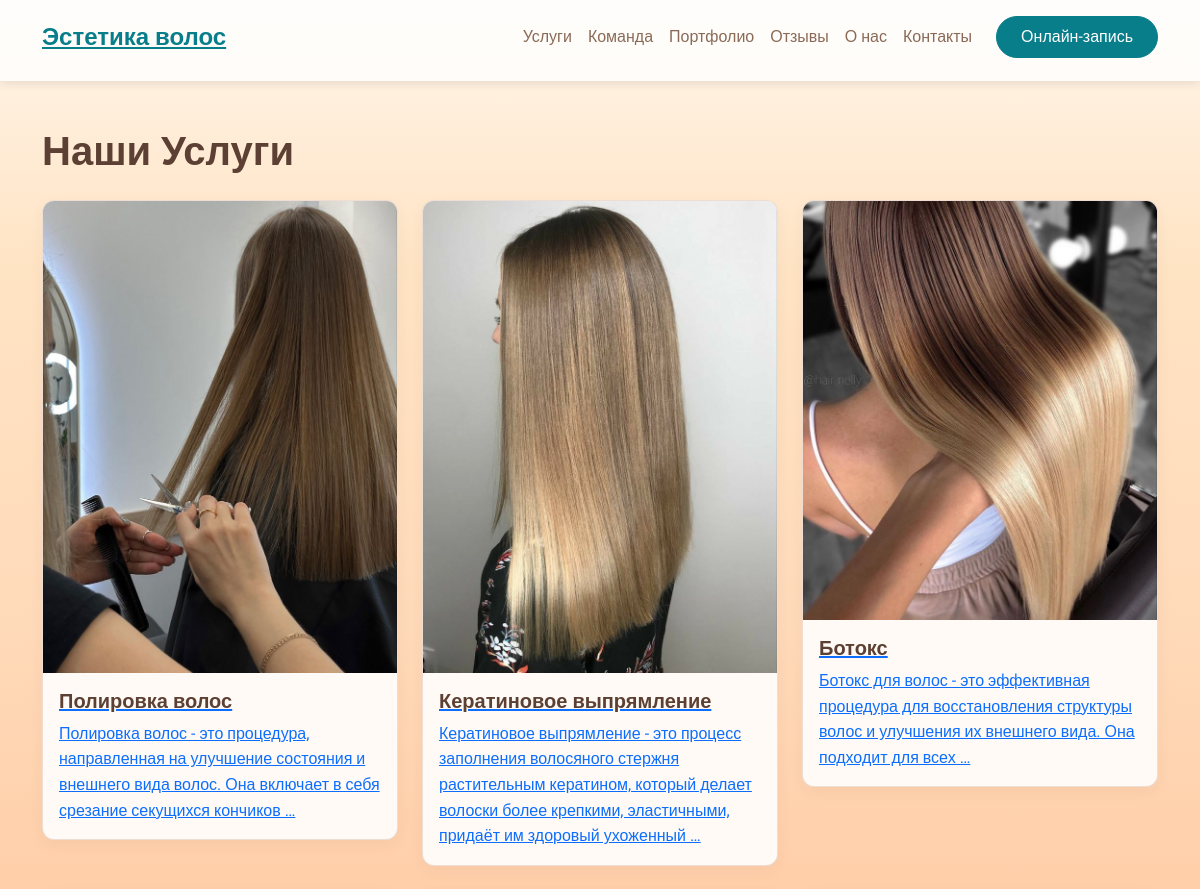
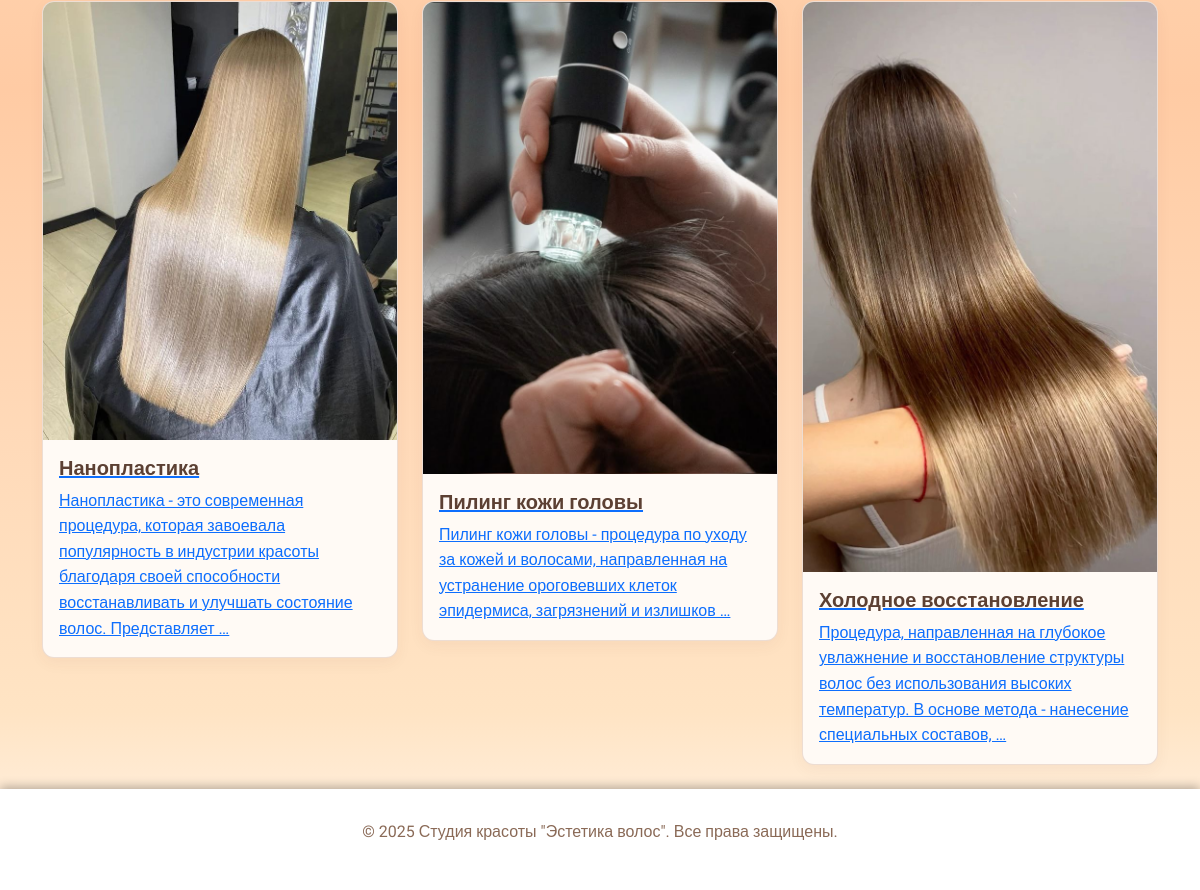
Page /services/ on the committed database (2 pictures, top to bottom).
### myapp/models.py (models this page shows, shortened)
class Service(models.Model):
    name = models.CharField(max_length=100, verbose_name='Название услуги')
    description = models.TextField(verbose_name='Краткая информация')
    price = models.DecimalField(max_digits=8, decimal_places=2, verbose_name='Цена')
    def get_first_image(self):
        return self.images.first()

class ServiceImage(models.Model):
    service = models.ForeignKey(Service, related_name='images', on_delete=models.CASCADE)
    image = models.ImageField(upload_to='service_images/', verbose_name='Фото')
    order = models.PositiveIntegerField(default=0, verbose_name='Порядок отображения')
    class Meta:
        verbose_name = 'Фото услуги'
        verbose_name_plural = 'Фото услуг'
        ordering = ['order']

### myapp/views.py (the view)
# urls.py: path('services/', views.service_list, name='service_list'),
def service_list(request):
    services = Service.objects.all()
    return render(request, 'service_list.html', {'services': services})

### myapp/templatetags/app_tags.py (called while the page is built)
@register.inclusion_tag('partials/booking_form.html')
def booking_form():
    services = Service.objects.all()
    return {'services': services}

### myapp/templates/service_list.html
{% extends 'base.html' %}
{% block content %}
<div class="container mt-5">
    <h1 class="mb-4">Наши Услуги</h1>
    <div class="row">
        {% for service in services %}
            <div class="col-md-4">
                <a href="{% url 'service_detail' service.pk %}">
                <div class="card mb-4">
                    {% if service.get_first_image %}
                        <img src="{{ service.get_first_image.image.url }}" class="card-img-top" alt="{{ service.name }}">
                    {% endif %}
                    <div class="card-body">
                        <h5 class="card-title">{{ service.name }}</h5>
                        <p class="card-text">{{ service.description|truncatewords:20 }}</p>
                    </div>
                </div>
                </a>
            </div>
        {% endfor %}
    </div>
</div>
{% endblock %}

### myapp/templates/base.html (shortened to what this page needs)
{% load static %}
{% load app_tags %}
<!DOCTYPE html>
<html lang="ru">
  <head>
    <link href="https://cdn.jsdelivr.net/npm/bootstrap@5.1.3/dist/css/bootstrap.min.css" rel="stylesheet" />
    <link rel="stylesheet" href="{% static 'css/base.css' %}">
<link rel="stylesheet" href="{% static 'css/header.css' %}">
<link rel="stylesheet" href="{% static 'css/hero.css' %}">
<link rel="stylesheet" href="{% static 'css/card.css' %}">
<link rel="stylesheet" href="{% static 'css/review.css' %}">
<link rel="stylesheet" href="{% static 'css/schedule.css' %}">
<link rel="stylesheet" href="{% static 'css/footer.css' %}">
<link rel="stylesheet" href="{% static 'css/responsive.css' %}">
<link rel="stylesheet" href="{% static 'css/booking.css' %}">
  </head>
  <body>
    {% include 'header.html' %}
    <main>
      {% block content %}{% endblock %}
    </main>
    {% include 'footer.html' %}
  </body>
</html>

### myapp/templates/header.html (shortened to what this page needs)
<header class="header fixed-top pt-2">
  <div class="container">
    <nav class="navbar navbar-expand-lg navbar-light">
      <a class="elegant-brand" href="#">Эстетика волос</a>
      <div class="collapse navbar-collapse" id="navbarNav">
        <ul class="navbar-nav ms-auto">
          <li class="nav-item">
            <a class="nav-link" href="#services">Услуги</a>
          </li>
          <li class="nav-item">
            <a class="nav-link" href="#team">Команда</a>
          </li>
          <li class="nav-item">
            <a class="nav-link" href="#portfolio">Портфолио</a>
          </li>
          <li class="nav-item">
            <a class="nav-link" href="#reviews">Отзывы</a>
          </li>
          <li class="nav-item">
            <a class="nav-link" href="#about">О нас</a>
          </li>
          <li class="nav-item">
            <a class="nav-link" href="#contact">Контакты</a>
          </li>
        </ul>
        <button class="btn btn-booking ms-lg-3" type="button" data-bs-toggle="offcanvas" data-bs-target="#offcanvasBooking" aria-controls="offcanvasBooking">
          Онлайн-запись
        </button>
      </div>
    </nav>
  </div>
</header>

### myapp/templates/footer.html
<footer class="footer">
  <div class="container">
    <p>&copy; 2025 Студия красоты "Эстетика волос". Все права защищены.</p>
  </div>
</footer>

### myapp/static/css/base.css (style rules this page uses)
:root { --primary-color: #ffffff; --secondary-color: #f7f7f7; --accent-color: #087E8B; --text-color: #5c4033; --light-text-color: #8a6a57; --success-color: #087E8B; --peach-1: #fff5eb; --peach-2: #ffe4c4; --peach-3: #ffdab9; --peach-4: #ffcba4; --peach-5: #ffb38a; }
body { font-family: 'Roboto', sans-serif; line-height: 1.6; color: var(--text-color); background: linear-gradient(180deg, var(--peach-1) 0%, var(--peach-2) 15%, var(--peach-3) 35%, var(--peach-4) 55%, var(--peach-3) 75%, var(--peach-2) 90%, var(--peach-1) 100% ); padding-top: 80px; }
h1, h2, h3, h4, h5, h6 { color: var(--text-color); font-weight: 600; }

### myapp/static/css/header.css (style rules this page uses)
.header { background-color: rgba(255, 255, 255, 0.8); backdrop-filter: blur(10px); -webkit-backdrop-filter: blur(10px); padding: 15px 0; box-shadow: 0 2px 10px rgba(0,0,0,0.1); position: fixed; top: 0; left: 0; width: 100%; z-index: 1030; }
.navbar { background-color: transparent !important; }
.navbar-light .navbar-nav .nav-link { color: var(--light-text-color); font-weight: 500; transition: color 0.3s ease; }
.elegant-brand { color: var(--accent-color); font-weight: bold; font-size: 1.5rem; transition: color 0.3s ease; }
.btn-booking { background-color: var(--accent-color) !important; border-color: var(--accent-color) !important; color: #fff !important; border-radius: 50px; padding: 0.5rem 1.5rem; transition: all 0.3s ease; }

### myapp/static/css/card.css (style rules this page uses)
.card, .team-card, .service-card-new { background-color: #fffaf5; border: 1px solid rgba(165, 105, 75, 0.2); box-shadow: 0 5px 15px rgba(92, 64, 51, 0.05); transition: transform 0.3s ease, box-shadow 0.3s ease; border-radius: 0.75rem; overflow: hidden; display: flex; flex-direction: column; }

### myapp/static/css/footer.css (style rules this page uses)
.footer { background-color: var(--primary-color); color: var(--light-text-color); padding: 30px 0; text-align: center; box-shadow: 0 -2px 10px rgba(0,0,0,0.3); }

### rows in the picture
Service: get_first_image.image (picture), name "Полировка волос", description "Полировка волос - это процедура, направленная на улучшение состояния и внешнего вида волос. Она включает в себя срезание секущихся кончиков …"
Service: get_first_image.image (picture), name "Кератиновое выпрямление", description "Кератиновое выпрямление - это процесс заполнения волосяного стержня растительным кератином, который делает волоски более крепкими, эластичными, придаёт им здоровый ухоженный …"
Service: get_first_image.image (picture), name "Ботокс", description "Ботокс для волос - это эффективная процедура для восстановления структуры волос и улучшения их внешнего вида. Она подходит для всех …"
Service: get_first_image.image (picture), name "Нанопластика", description "Нанопластика - это современная процедура, которая завоевала популярность в индустрии красоты благодаря своей способности восстанавливать и улучшать состояние волос. Представляет …"
Service: get_first_image.image (picture), name "Пилинг кожи головы", description "Пилинг кожи головы - процедура по уходу за кожей и волосами, направленная на устранение ороговевших клеток эпидермиса, загрязнений и излишков …"
Service: get_first_image.image (picture), name "Холодное восстановление", description "Процедура, направленная на глубокое увлажнение и восстановление структуры волос без использования высоких температур. В основе метода - нанесение специальных составов, …"
